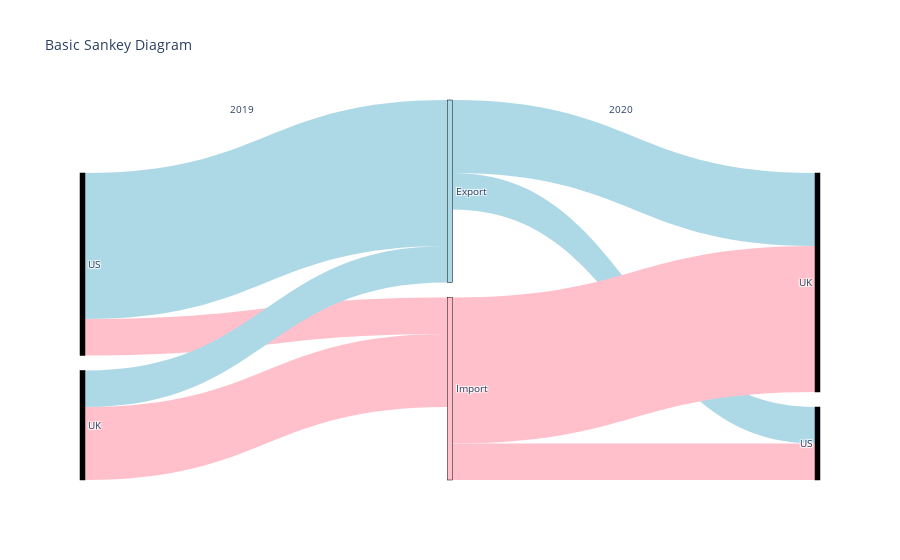

Source (notebook cell):
### Code cell
# Practice
fig = go.Figure(data=[go.Sankey(
    node = dict(
      pad = 15,
      thickness = 5,
      line = dict(color = "black", width = 0.5),
      label = ["US", "UK", "Export", "Import", "US", "UK"],
      color = ["black", "black", "lightblue", "pink", "black", "black"]
    ),
    link = dict(
      source = [0, 1, 0, 1, 2, 2, 3, 3], # indices correspond to labels, eg A1, A2, A1, B1, ...
      target = [2, 3, 3, 2, 4, 5, 4, 5],
      value =  [8, 4, 2, 2, 2, 4, 2, 8],
      color = [
                    "lightblue",
                    "pink",
                    "pink",
                    "lightblue",
                    "lightblue",
                    "lightblue",
                    "pink",
                    "pink"]
  ))])

fig.update_layout(title_text="Basic Sankey Diagram", font_size=10)
fig.add_annotation(text="2019",
                  xref="paper", yref="paper",
                  x=0.2, y=1, showarrow=False)
fig.add_annotation(text="2020",
                  xref="paper", yref="paper",
                  x=0.75, y=1, showarrow=False)
fig.show()

### Figure 1 — Plotly figure (JSON) as saved in the notebook; plotly's stock layout.template omitted (floating-point values rounded to 4 significant figures)
{"data": [{"link": {"color": ["lightblue", "pink", "pink", "lightblue", "lightblue", "lightblue", "pink", "pink"], "source": [0, 1, 0, 1, 2, 2, 3, 3], "target": [2, 3, 3, 2, 4, 5, 4, 5], "value": [8, 4, 2, 2, 2, 4, 2, 8]}, "node": {"color": ["black", "black", "lightblue", "pink", "black", "black"], "label": ["US", "UK", "Export", "Import", "US", "UK"], "line": {"color": "black", "width": 0.5}, "pad": 15, "thickness": 5}, "type": "sankey"}], "layout": {"annotations": [{"showarrow": false, "text": "2019", "x": 0.2, "xref": "paper", "y": 1, "yref": "paper"}, {"showarrow": false, "text": "2020", "x": 0.75, "xref": "paper", "y": 1, "yref": "paper"}], "font": {"size": 10}, "title": {"text": "Basic Sankey Diagram"}}}
